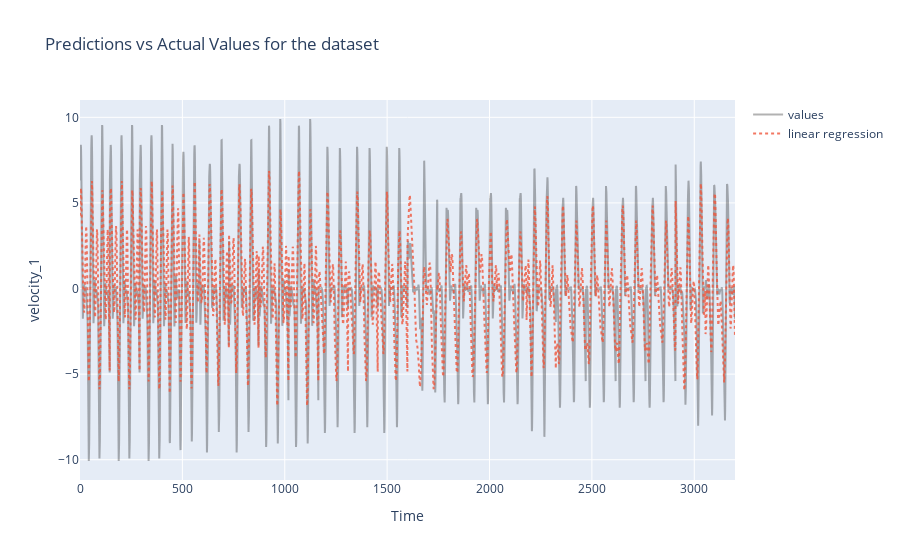

Notebook code for this chart:
### Code cell
data = []

value = go.Scatter(
    y=y_1,
    #y=df_result.value,
    mode="lines",
    name="values",
    marker=dict(),
   # text=df_result.index,
    line=dict(color="rgba(0,0,0, 0.3)"),
)
data.append(value)

baseline = go.Scatter(
    y=b_1,
   # y=df_baseline.prediction,
    mode="lines",
    line={"dash": "dot"},
    name='linear regression',
    marker=dict(),
    #text=df_baseline.index,
    opacity=0.8,
)
data.append(baseline)
layout = dict(
    title="Predictions vs Actual Values for the dataset",
    xaxis=dict(title="Time", ticklen=5, zeroline=False),
    yaxis=dict(title="velocity_1", ticklen=5, zeroline=False),
)

fig = dict(data=data, layout=layout)
pyo.iplot(fig)

### Figure 1 — Plotly figure (JSON) as saved in the notebook; plotly's stock layout.template omitted (floating-point values rounded to 4 significant figures; data arrays with more than 128 entries replaced by an {"elided": "..."} marker saying what was removed)
{"data": [{"line": {"color": "rgba(0,0,0, 0.3)"}, "mode": "lines", "name": "values", "y": {"elided": "3200 float values"}, "type": "scatter"}, {"line": {"dash": "dot"}, "mode": "lines", "name": "linear regression", "opacity": 0.8, "y": {"elided": "3200 float values"}, "type": "scatter"}], "layout": {"title": {"text": "Predictions vs Actual Values for the dataset"}, "xaxis": {"ticklen": 5, "title": {"text": "Time"}, "zeroline": false}, "yaxis": {"ticklen": 5, "title": {"text": "velocity_1"}, "zeroline": false}}}
